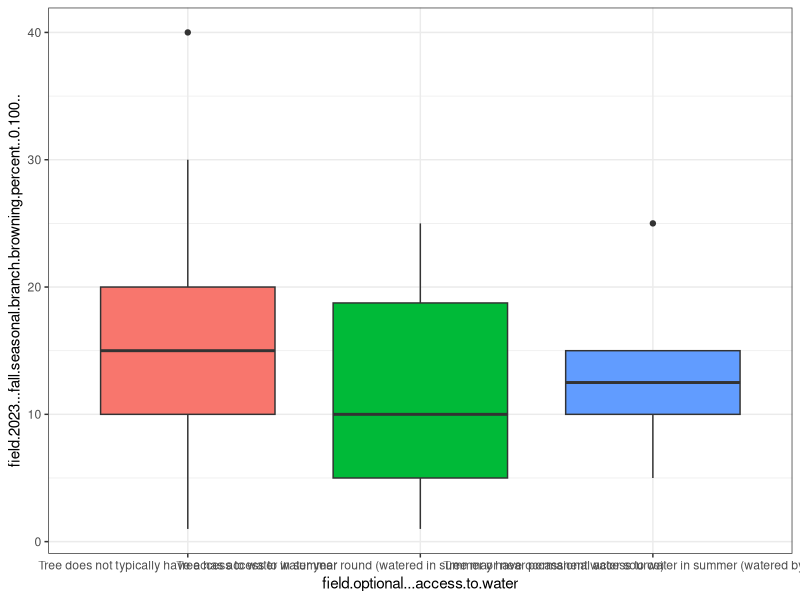

The R script that drew this image:
## ---- chunk 1
knitr::opts_chunk$set(echo = TRUE)
## ---- chunk 2
library(tidyverse)
## ---- chunk 3
revisit <- read.csv("./data/revisit.data.csv")
wrdm <- read.csv("./data/wrdm.2.3.25.csv")
## ---- chunk 4
merged.data <- left_join(revisit,wrdm,by="id")
## ---- chunk 5
names(merged.data)
## ---- chunk 6
merged.data <- merged.data[c(1,21:25,71:93)]
## ---- chunk 7
merged.data <- merged.data %>% filter(field.2023...fall.seasonal.branch.browning.percent..0.100..<100)
## ---- chunk 8
ggplot(merged.data,aes(field.2023...fall.seasonal.branch.browning.percent..0.100..,field.optional...access.to.water,fill=field.optional...access.to.water))+geom_boxplot()+coord_flip()+theme_bw()+guides(fill="none")
